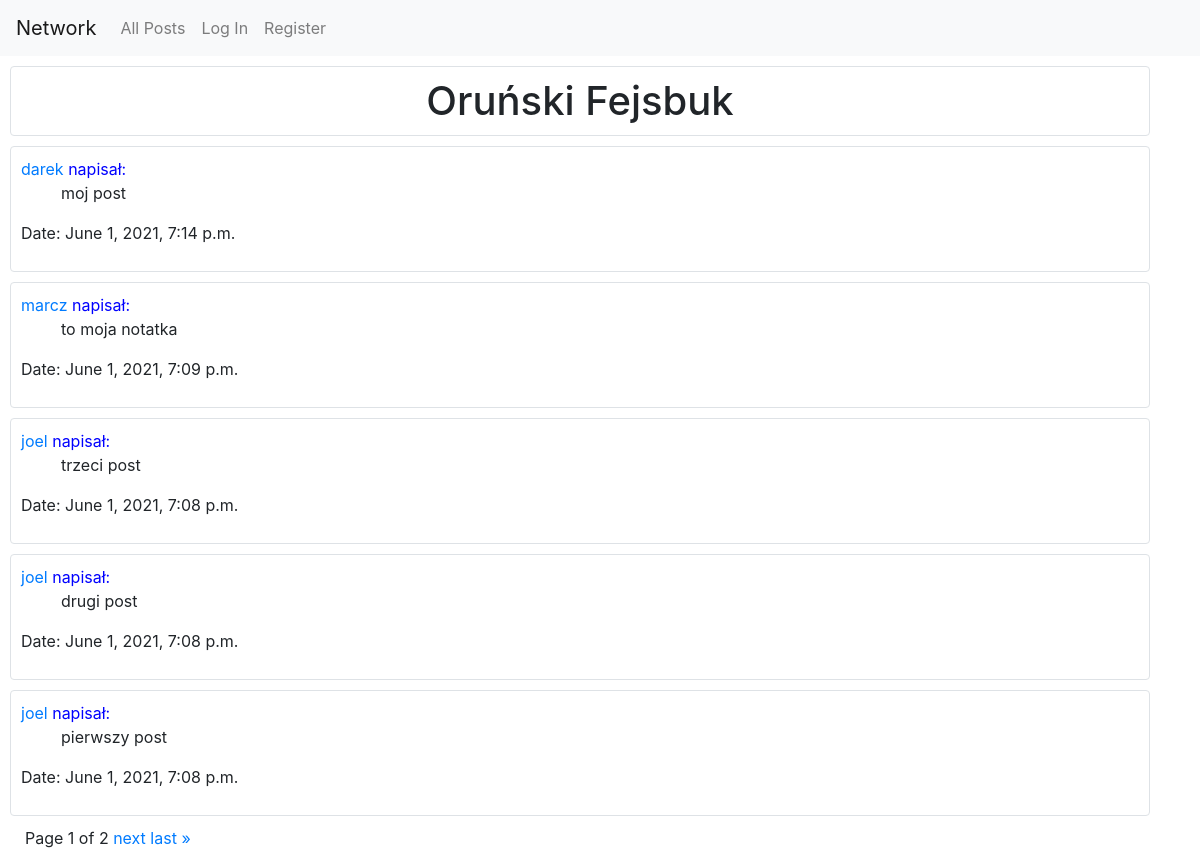
The page / on the database its author committed.
### network/models.py (models this page shows, shortened)
class Post(models.Model):
    user = models.ForeignKey(User, on_delete=models.CASCADE, related_name="posts")
    text = models.TextField(blank=True)
    timestamp = models.DateTimeField(auto_now_add=True)
    class Meta:
        verbose_name = "post"
        verbose_name_plural = "posts"

class User(AbstractUser):
    pass

### network/views.py (the view)
# urls.py: path("", views.index, name="index"),
def index(request):
    post_list = Post.objects.order_by('-timestamp')
    paginator = Paginator(post_list, 5) #Show 5 posts per page
    page_number = request.GET.get('page')
    page_obj = paginator.get_page(page_number)
    return render(request, "network/index.html", {'page_obj': page_obj})

### network/templates/network/index.html (shortened to what this page needs)
{% extends "network/layout.html" %}
{% load static %}
{% block body %}
{% for post in page_obj %}
    <div id="one_post-{{ post.id }}" class="container border rounded" style="padding: 10px; margin: 10px;">
    <div style="color:blue"><a href="{% url 'user-page' user=post.user.id %}">{{ post.user }}</a>  napisał:
    </div>
    <ul id="text-content-{{ post.id }}">{{ post.text }}    </ul>
    <div>
        <p>Date: {{ post.timestamp }}</p>
</div>
    </div>
</div>
{% endfor %}
{% endblock %}

### network/templates/network/layout.html (shortened to what this page needs)
{% load static %}
<!DOCTYPE html>
<html lang="en">
    <head>
        <link rel="stylesheet" href="https://stackpath.bootstrapcdn.com/bootstrap/4.4.1/css/bootstrap.min.css">
        <link href="{% static 'network/styles.css' %}" rel="stylesheet">
    </head>
    <body>
        <nav class="navbar navbar-expand-lg navbar-light bg-light">
            <a class="navbar-brand" href="#">Network</a>
            <div>
              <ul class="navbar-nav mr-auto">
                <li class="nav-item">
                  <a class="nav-link" href="{% url 'index' %}">All Posts</a>
                </li>
                {% if user.is_authenticated %}
                    <li class="nav-item">
                        <a class="nav-link" href="{% url 'following' method='all' friend=0 %}">Following</a>
                    </li>
                    <li class="nav-item">
                        <a class="nav-link" href="{% url 'logout' %}">Log Out</a>
                    </li>
                {% else %}
                    <li class="nav-item">
                        <a class="nav-link" href="{% url 'login' %}">Log In</a>
                    </li>
                    <li class="nav-item">
                        <a class="nav-link" href="{% url 'register' %}">Register</a>
                    </li>
                {% endif %}
              </ul>
            </div>
          </nav>
        <div class="body">
            <h1 class="container border rounded" style="padding: 10px; margin: 10px; text-align: center;">Oruński Fejsbuk</h1>
            {% block body %}
            {% endblock %}
        <div class="pagination" style="margin-left: 25px;">
            <span class="step-links">
                <span class="current">
                    Page {{ page_obj.number }} of {{ page_obj.paginator.num_pages }}
                </span>
                {% if page_obj.has_next %}
                    <a href="?page={{ page_obj.next_page_number }}">next</a>
                    <a href="?page={{ page_obj.paginator.num_pages }}">last &raquo;</a>
                {% endif %}
            </span>
        </div>
    </body>
</html>

### rows shown on the page
Post: user "darek", text "moj post", timestamp "June 1, 2021, 7:14 p.m."
Post: user "marcz", text "to moja notatka", timestamp "June 1, 2021, 7:09 p.m."
Post: user "joel", text "trzeci post", timestamp "June 1, 2021, 7:08 p.m."
Post: user "joel", text "drugi post", timestamp "June 1, 2021, 7:08 p.m."
Post: user "joel", text "pierwszy post", timestamp "June 1, 2021, 7:08 p.m."

### other values the page prints
{{ page_obj.number }} "1"
{{ page_obj.paginator.num_pages }} "2"
